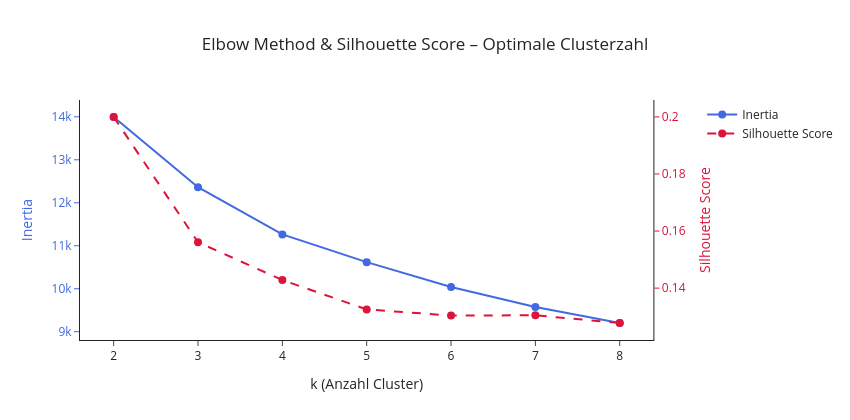

Notebook code cell kept with this figure:
### Markdown cell above
### 5.3 Bestimmung der Clusterzahl (k)
Die Clusterzahl soll nicht willkürlich gesetzt werden. 
Es werden zwei Heuristiken genutzt:
- Elbow (Inertia)
- Silhouette (Trennschärfe)

### Code cell
K_range = range(2, 9)
inertia = []
sil_scores = []

for k in K_range:
    km = KMeans(n_clusters=k, random_state=42, n_init=20)
    labels_k = km.fit_predict(X_cluster_scaled)
    inertia.append(km.inertia_)
    sil_scores.append(silhouette_score(X_cluster_scaled, labels_k))

fig = make_subplots(specs=[[{"secondary_y": True}]])

fig.add_trace(
    go.Scatter(
        x=list(K_range), 
        y=inertia,
        name="Inertia",
        mode="lines+markers",
        line=dict(color="royalblue", width=2),
        marker=dict(size=8)
    ),
    secondary_y=False
)

fig.add_trace(
    go.Scatter(
        x=list(K_range), 
        y=sil_scores,
        name="Silhouette Score",
        mode="lines+markers",
        line=dict(color="crimson", width=2, dash="dash"),
        marker=dict(size=8)
    ),
    secondary_y=True
)

fig.update_layout(
    title="Elbow Method & Silhouette Score – Optimale Clusterzahl",
    title_x=0.5,
    width=850,
    height=420,
    template="simple_white",
    hovermode="x unified"
)

fig.update_xaxes(title_text="k (Anzahl Cluster)")

fig.update_yaxes(
    title_text="Inertia",
    secondary_y=False,
    color="royalblue"
)

fig.update_yaxes(
    title_text="Silhouette Score",
    secondary_y=True,
    color="crimson"
)

fig.show()

### Figure 1 — Plotly figure (JSON) as saved in the notebook; plotly's stock layout.template omitted (floating-point values rounded to 4 significant figures)
{"data": [{"line": {"color": "royalblue", "width": 2}, "marker": {"size": 8}, "mode": "lines+markers", "name": "Inertia", "type": "scatter", "x": [2, 3, 4, 5, 6, 7, 8], "xaxis": "x", "y": [14000.0, 12360.0, 11260.0, 10620.0, 10040.0, 9574.0, 9202.0], "yaxis": "y"}, {"line": {"color": "crimson", "dash": "dash", "width": 2}, "marker": {"size": 8}, "mode": "lines+markers", "name": "Silhouette Score", "type": "scatter", "x": [2, 3, 4, 5, 6, 7, 8], "xaxis": "x", "y": [0.2, 0.1561, 0.1428, 0.1325, 0.1304, 0.1305, 0.1278], "yaxis": "y2"}], "layout": {"height": 420, "hovermode": "x unified", "title": {"text": "Elbow Method & Silhouette Score – Optimale Clusterzahl", "x": 0.5}, "width": 850, "xaxis": {"anchor": "y", "domain": [0, 0.94], "title": {"text": "k (Anzahl Cluster)"}}, "yaxis": {"anchor": "x", "color": "royalblue", "domain": [0, 1], "title": {"text": "Inertia"}}, "yaxis2": {"anchor": "x", "color": "crimson", "overlaying": "y", "side": "right", "title": {"text": "Silhouette Score"}}}}
